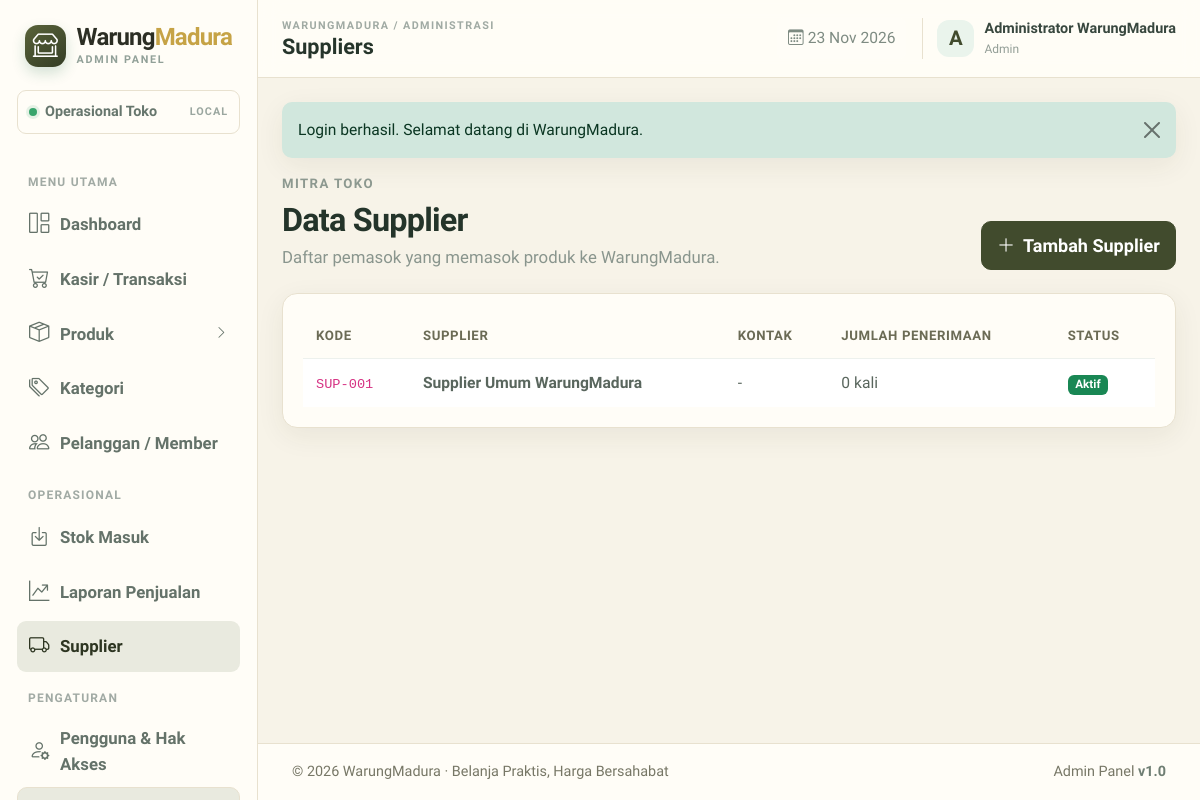
Screenshot of /index.php?page=suppliers (signed in) with the database file from the repository.
### tables this page shows
CREATE TABLE IF NOT EXISTS tbl_supplier (
  id_supplier INT UNSIGNED AUTO_INCREMENT PRIMARY KEY,
  kode_supplier VARCHAR(30) NOT NULL UNIQUE,
  nama_supplier VARCHAR(120) NOT NULL,
  nama_kontak VARCHAR(100) NULL,
  no_hp VARCHAR(25) NULL,
  email VARCHAR(120) NULL,
  alamat TEXT NULL,
  status_supplier ENUM('aktif','nonaktif') NOT NULL DEFAULT 'aktif',
  created_at DATETIME NOT NULL DEFAULT CURRENT_TIMESTAMP,
  INDEX idx_supplier_nama (nama_supplier)
);

### pages/suppliers.php (the view, shortened to what this page needs)
<?php
$rows=$db->query("SELECT s.*,COUNT(p.id_penerimaan) jumlah_penerimaan FROM tbl_supplier s LEFT JOIN tbl_penerimaan_barang p ON p.id_supplier=s.id_supplier GROUP BY s.id_supplier ORDER BY s.id_supplier DESC")->fetchAll();
?>
<div class="page-heading"><div><span class="section-kicker">MITRA TOKO</span><h1>Data Supplier</h1><p>Daftar pemasok yang memasok produk ke WarungMadura.</p></div><button class="btn btn-primary" data-bs-toggle="modal" data-bs-target="#supplierModal"><i class="bi bi-plus-lg me-2"></i>Tambah Supplier</button></div>
<div class="panel-card"><div class="table-responsive"><table class="table app-table align-middle"><thead><tr><th>Kode</th><th>Supplier</th><th>Kontak</th><th>Jumlah Penerimaan</th><th>Status</th></tr></thead><tbody><?php if(!$rows):?><tr><td colspan="5" class="empty-state">Belum ada supplier.</td></tr><?php endif;?><?php foreach($rows as $r):?><tr><td><code><?=e($r['kode_supplier'])?></code></td><td><b><?=e($r['nama_supplier'])?></b><small class="d-block text-muted"><?=e($r['alamat']?:'')?></small></td><td><?=e($r['nama_kontak']?:'-')?><small class="d-block text-muted"><?=e($r['no_hp']?:'')?></small></td><td><?=(int)$r['jumlah_penerimaan']?> kali</td><td><?=status_badge($r['status_supplier'])?></td></tr><?php endforeach;?></tbody></table></div></div>

### app/helpers.php (shortened to what this page needs)
<?php
function e(mixed $value): string
{
    return htmlspecialchars((string)($value ?? ''), ENT_QUOTES | ENT_SUBSTITUTE, 'UTF-8');
}
function status_badge(string $status): string
{
    $map = [
        'aktif' => 'success', 'lunas' => 'success', 'selesai' => 'success',
        'diterima' => 'success', 'berhasil' => 'success',
        'menunggu' => 'warning', 'belum_bayar' => 'warning', 'draft' => 'secondary',
        'diproses' => 'info', 'siap_diambil' => 'primary',
        'nonaktif' => 'secondary', 'dibatalkan' => 'danger', 'gagal' => 'danger',
        'dikembalikan' => 'dark', 'nonaktif' => 'secondary'
    ];
    $label = ucwords(str_replace('_', ' ', $status));
    return '<span class="badge text-bg-' . ($map[$status] ?? 'secondary') . '">' . e($label) . '</span>';
}

### assets/css/app.css (style rules this page uses)
:root { --green:#414b2d;--green-dark:#2d3521;--green-soft:#e9eadf;--ink:#2c2e24;--muted:#777766;--line:#e8e1cf;--surface:#fffdf7;--canvas:#f7f3e8;--orange:#e7c86d;--cream:#f1ead8;--yellow-soft:#fbf2d5;--shadow:0 8px 28px rgba(53,53,33,.07) }
* { box-sizing:border-box }
html { font-size:16px }
body { font-family:'Lexend',sans-serif;background:var(--canvas);color:var(--ink);font-size:1.2rem;line-height:1.55 }
.btn { border-radius:10px;font-weight:600;padding:.62rem .95rem;font-size:1.128rem;transition:transform .2s,box-shadow .2s,background .2s }
.btn-primary { background:var(--green);border-color:var(--green) }
.page-heading { display:flex;justify-content:space-between;align-items:flex-end;gap:20px;margin-bottom:23px }
.section-kicker { display:block;font-size:12px;font-weight:800;letter-spacing:1.4px;color:#8e9a91;margin-bottom:6px }
.page-heading h1 { font:800 32.4px Lexend,sans-serif;letter-spacing:-.8px;margin:0 0 5px;color:#24342a }
.page-heading p { margin:0;color:#89958d;font-size:15.6px }
.panel-card,.kpi-card { background:#fff;border:1px solid #edf1ed;border-radius:15px;box-shadow:var(--shadow) }
.panel-card { padding:20px }
.app-table { font-size:14.4px;margin:0;white-space:nowrap }
.app-table thead th { font-size:12px;text-transform:uppercase;letter-spacing:.6px;color:#9aa59e;background:#fbfcfb;border-bottom:1px solid #edf1ed;padding:12px 13px;font-weight:800 }
.app-table tbody td { padding:12px 13px;border-color:#f0f3f0;color:#59665d }
.app-table tbody tr:last-child td { border-bottom:0 }
body { font-size:20.4px }
.page-heading p { font-size:16.8px }
.section-kicker { font-size:13.2px }
.app-table { font-size:15.6px }
.app-table thead th { font-size:13.2px }
.app-table tbody td { font-size:15.6px }
:root { color-scheme:light }
body { background:var(--canvas);color:var(--ink) }
.sidebar,.topbar,.app-footer,.panel-card,.kpi-card,.modal-content,.dropdown-menu,.demo-login-box,.sidebar-store,.sidebar-tip,.topbar-date,.app-table thead th { background-color:var(--surface) }
.sidebar,.topbar,.app-footer,.panel-card,.kpi-card,.modal-content,.sidebar-store,.sidebar-tip,.demo-login-box,.category-chip,.product-image-preview { border-color:var(--line) }
.btn-primary,.btn-main { background:var(--green);border-color:var(--green) }
body { background:var(--canvas)!important;color:var(--ink)!important }
.table th { color:#6b6b55!important }

### rows the page displays
tbl_supplier: kode_supplier "SUP-001", nama_supplier "Supplier Umum WarungMadura", nama_kontak "-", jumlah_penerimaan "0", status_supplier "Aktif"

### other values shown
$group['title'] "MENU UTAMA"
$label "Dashboard"
$label "Kasir / Transaksi"
$label "Produk"
$label "Kategori"
$label "Pelanggan / Member"
$group['title'] "OPERASIONAL"
$label "Stok Masuk"
$label "Laporan Penjualan"
$label "Supplier"
$group['title'] "PENGATURAN"
$label "Pengguna & Hak Akses"
str_replace('_',' ',$current) "Suppliers"
substr($user['nama_lengkap'] ?? 'A',0,1) "A"
$user['nama_lengkap'] "Administrator WarungMadura"
